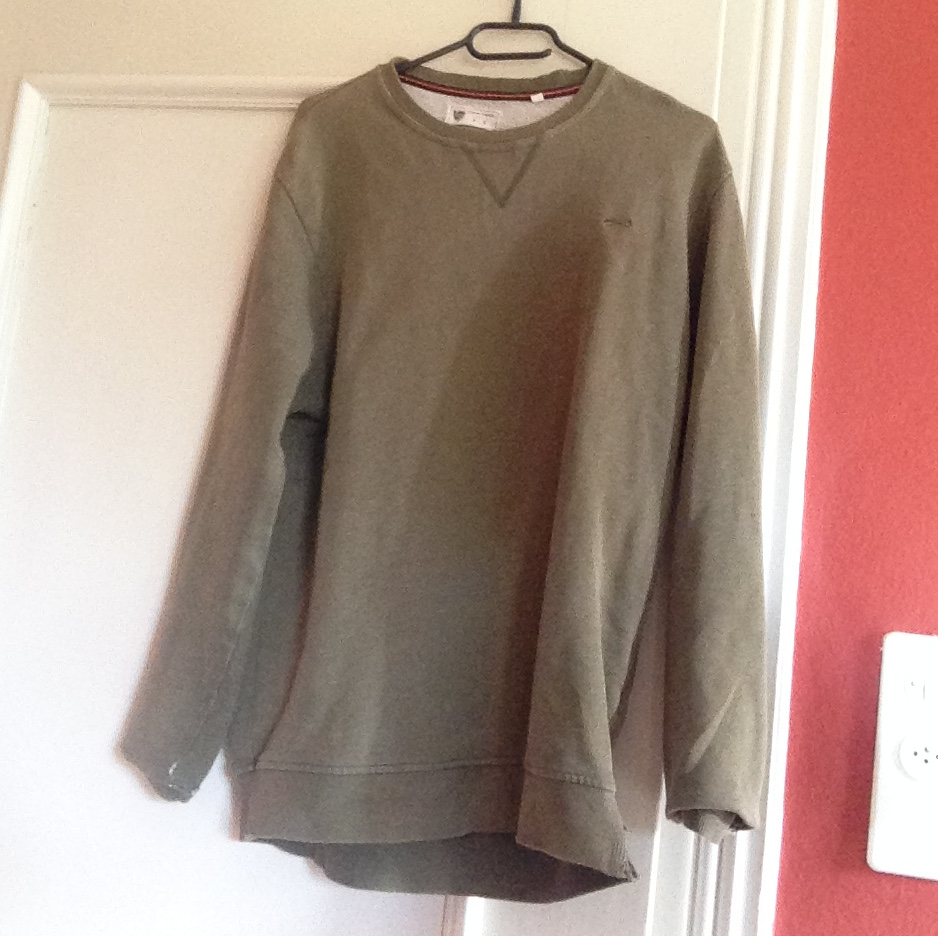
#> input picture test_images/pullover_00.jpg, 938 x 936 px, found by its file name
$ python grabcut2.py
#> lines starting #> are read from the running program, lines starting #| are printed output that depends on the picture; after the words box and inside, x2 and y2 are one past the last pixel; in counts of white or black regions, pixels touching at a corner belong together
import numpy as np
import cv2
from matplotlib import pyplot as plt
import sys

img = cv2.imread('pullover_00.jpg')
#> img is the input picture: shape (936, 938, 3); mean B, G, R 137.8, 148.9, 173.8
img2 = cv2.imread('filename.jpg')
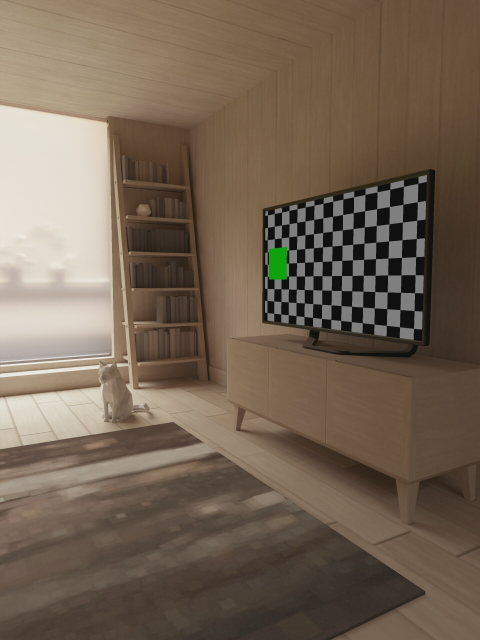
#> input picture Server_nodejs/images/filename.jpg, 960 x 1280 px, found by its file name (shown at 1/2 size)
#> img2 is the input picture: shape (1280, 960, 3); mean B, G, R 83.8, 100, 115.8
mask = np.zeros(img.shape[:2],np.uint8)
rect = (0,0,900,900)
print(img.shape)
#| (936, 938, 3)


def grab(img, mask, rect):
#> called with rect = (0, 0, 900, 900)
  if(rect == None):
    constant = cv2.GC_INIT_WITH_MASK
  else:
    constant = cv2.GC_INIT_WITH_RECT
  bgdModel = np.zeros((1,65),np.float64)
  fgdModel = np.zeros((1,65),np.float64)
  cv2.grabCut(img,mask,rect,bgdModel,fgdModel,5,constant)
  mask2 = np.where((mask==2)|(mask==0),0,1).astype('uint8')
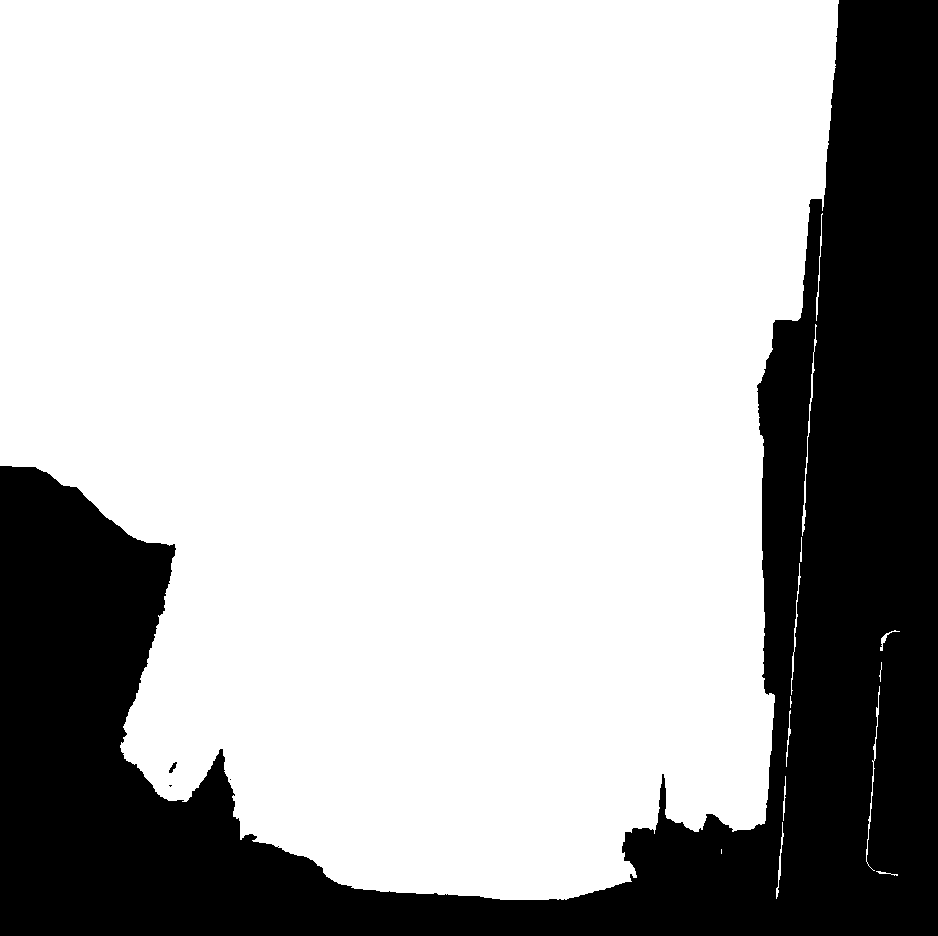
#> mask2: shape (936, 938); values 0 (black) and 1 (white), 70.8% white; 4 black regions (2 under 20 px), largest, box (x1, y1, x2, y2) and area: (0, 0, 938, 936) 256403, (169, 762, 177, 773) 41
  img = img*mask2[:,:,np.newaxis]
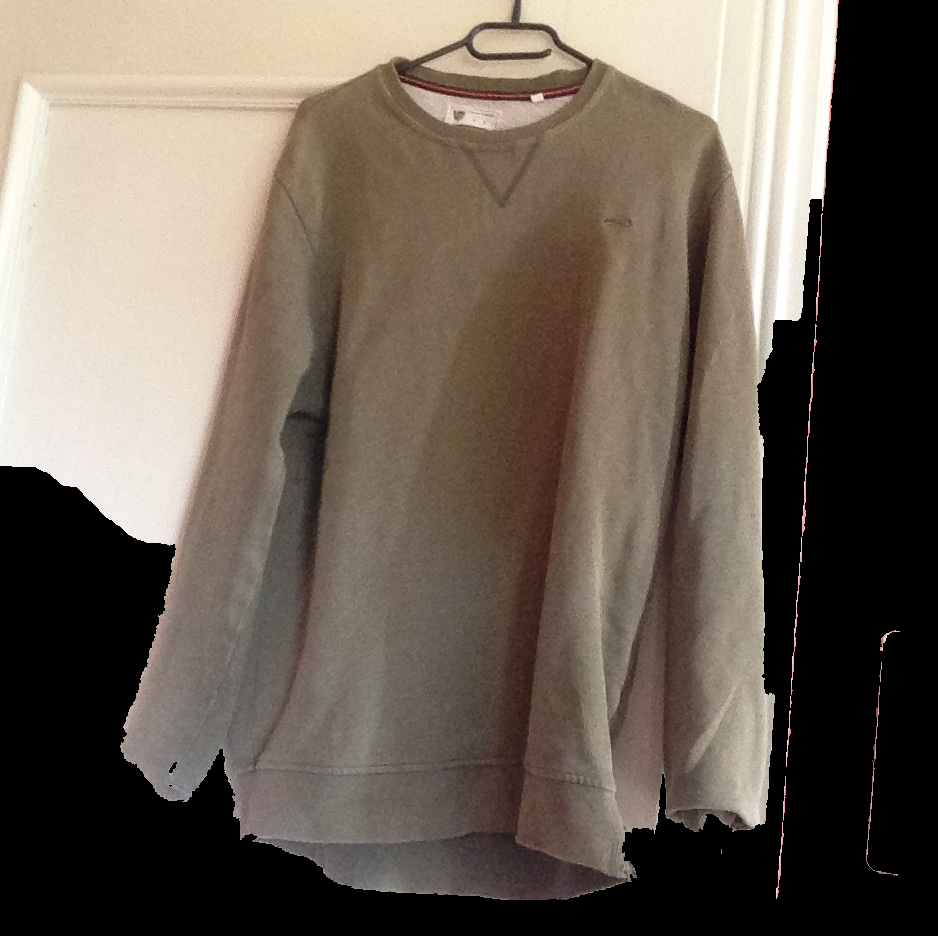
#> img: shape (936, 938, 3); mean B, G, R 85, 96, 106.7
  print("done")
  return img, mask2


img, mask = grab(img, mask,rect)
cv2.imshow("Figure 1", img)
cv2.waitKey(0)


while(True):
  print("give rectangle tuple")
  in_rect = [None]*4
  in_rect[0] = int(input())
#> the answer given: 3
  in_rect[1] = int(input())
#> the answer given: 1
  in_rect[2] = int(input())
#> the answer given: 3
  in_rect[3] = int(input())
#> the answer given: 3
  mask[in_rect[0]:(in_rect[0]+in_rect[2]), in_rect[1]:(in_rect[1]+in_rect[3])] = 0

  img, mask = grab(img, mask, None)
#> the answer given: 3
#> the answer given: 1
#> (the run stopped early here; a loop or call above may not have finished)
